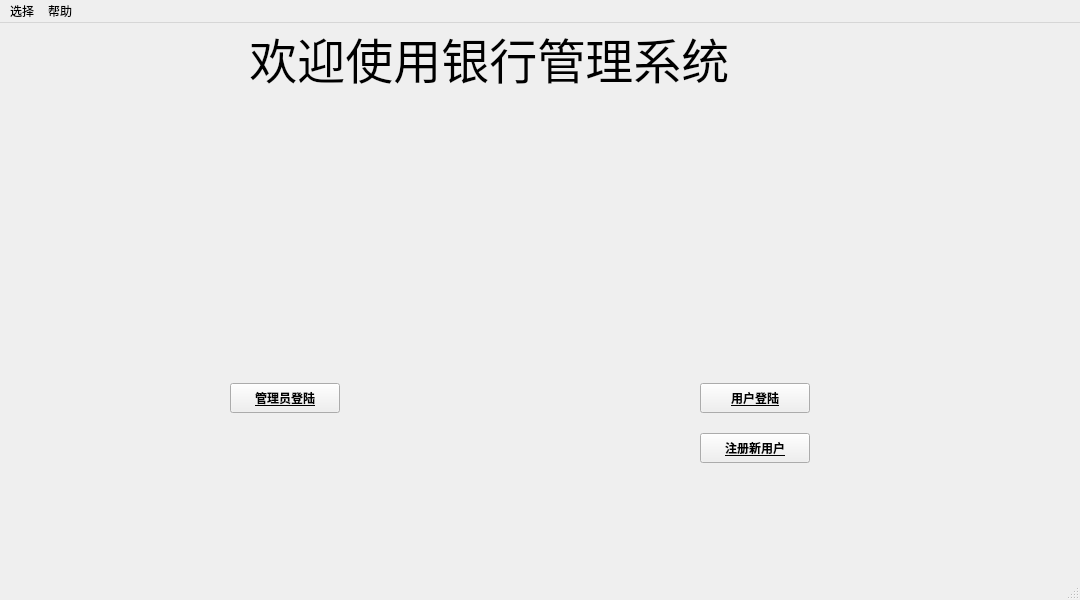
<?xml version="1.0" encoding="UTF-8"?>
<ui version="4.0">
 <class>MainWindow</class>
 <widget class="QMainWindow" name="MainWindow">
  <property name="geometry">
   <rect>
    <x>0</x>
    <y>0</y>
    <width>1080</width>
    <height>600</height>
   </rect>
  </property>
  <property name="minimumSize">
   <size>
    <width>1080</width>
    <height>600</height>
   </size>
  </property>
  <property name="maximumSize">
   <size>
    <width>1080</width>
    <height>600</height>
   </size>
  </property>
  <property name="windowTitle">
   <string>银行管理系统</string>
  </property>
  <property name="styleSheet">
   <string notr="true">background-image: url(:/new/prefix1/imaged/timg3.jpg);</string>
  </property>
  <widget class="QWidget" name="centralwidget">
   <widget class="QLabel" name="label">
    <property name="geometry">
     <rect>
      <x>0</x>
      <y>0</y>
      <width>1061</width>
      <height>71</height>
     </rect>
    </property>
    <property name="font">
     <font>
      <family>Impact</family>
      <pointsize>36</pointsize>
      <weight>50</weight>
      <italic>false</italic>
      <bold>false</bold>
     </font>
    </property>
    <property name="contextMenuPolicy">
     <enum>Qt::CustomContextMenu</enum>
    </property>
    <property name="layoutDirection">
     <enum>Qt::LeftToRight</enum>
    </property>
    <property name="autoFillBackground">
     <bool>false</bool>
    </property>
    <property name="styleSheet">
     <string notr="true"/>
    </property>
    <property name="text">
     <string>                    欢迎使用银行管理系统</string>
    </property>
   </widget>
   <widget class="QPushButton" name="pushButton">
    <property name="geometry">
     <rect>
      <x>230</x>
      <y>360</y>
      <width>110</width>
      <height>30</height>
     </rect>
    </property>
    <property name="font">
     <font>
      <weight>75</weight>
      <bold>true</bold>
      <underline>true</underline>
     </font>
    </property>
    <property name="text">
     <string>管理员登陆</string>
    </property>
   </widget>
   <widget class="QPushButton" name="pushButton_2">
    <property name="geometry">
     <rect>
      <x>700</x>
      <y>360</y>
      <width>110</width>
      <height>30</height>
     </rect>
    </property>
    <property name="font">
     <font>
      <weight>75</weight>
      <bold>true</bold>
      <underline>true</underline>
     </font>
    </property>
    <property name="text">
     <string>用户登陆</string>
    </property>
   </widget>
   <widget class="QPushButton" name="pushButton_3">
    <property name="geometry">
     <rect>
      <x>700</x>
      <y>410</y>
      <width>110</width>
      <height>30</height>
     </rect>
    </property>
    <property name="font">
     <font>
      <weight>75</weight>
      <bold>true</bold>
      <underline>true</underline>
     </font>
    </property>
    <property name="text">
     <string>注册新用户</string>
    </property>
   </widget>
  </widget>
  <widget class="QMenuBar" name="menubar">
   <property name="geometry">
    <rect>
     <x>0</x>
     <y>0</y>
     <width>1080</width>
     <height>25</height>
    </rect>
   </property>
   <widget class="QMenu" name="menu">
    <property name="styleSheet">
     <string notr="true"/>
    </property>
    <property name="title">
     <string>选择</string>
    </property>
    <addaction name="action"/>
    <addaction name="separator"/>
    <addaction name="action_3"/>
    <addaction name="action_4"/>
   </widget>
   <widget class="QMenu" name="menu_2">
    <property name="toolTip">
     <string/>
    </property>
    <property name="title">
     <string>帮助</string>
    </property>
    <addaction name="action_5"/>
   </widget>
   <addaction name="menu"/>
   <addaction name="menu_2"/>
  </widget>
  <widget class="QStatusBar" name="statusbar"/>
  <action name="action">
   <property name="text">
    <string>管理员登陆</string>
   </property>
   <property name="whatsThis">
    <string/>
   </property>
  </action>
  <action name="action_3">
   <property name="text">
    <string>用户登陆</string>
   </property>
  </action>
  <action name="action_4">
   <property name="text">
    <string>注册新用户</string>
   </property>
  </action>
  <action name="action_5">
   <property name="text">
    <string>搜索</string>
   </property>
  </action>
 </widget>
 <resources/>
 <connections/>
</ui>
